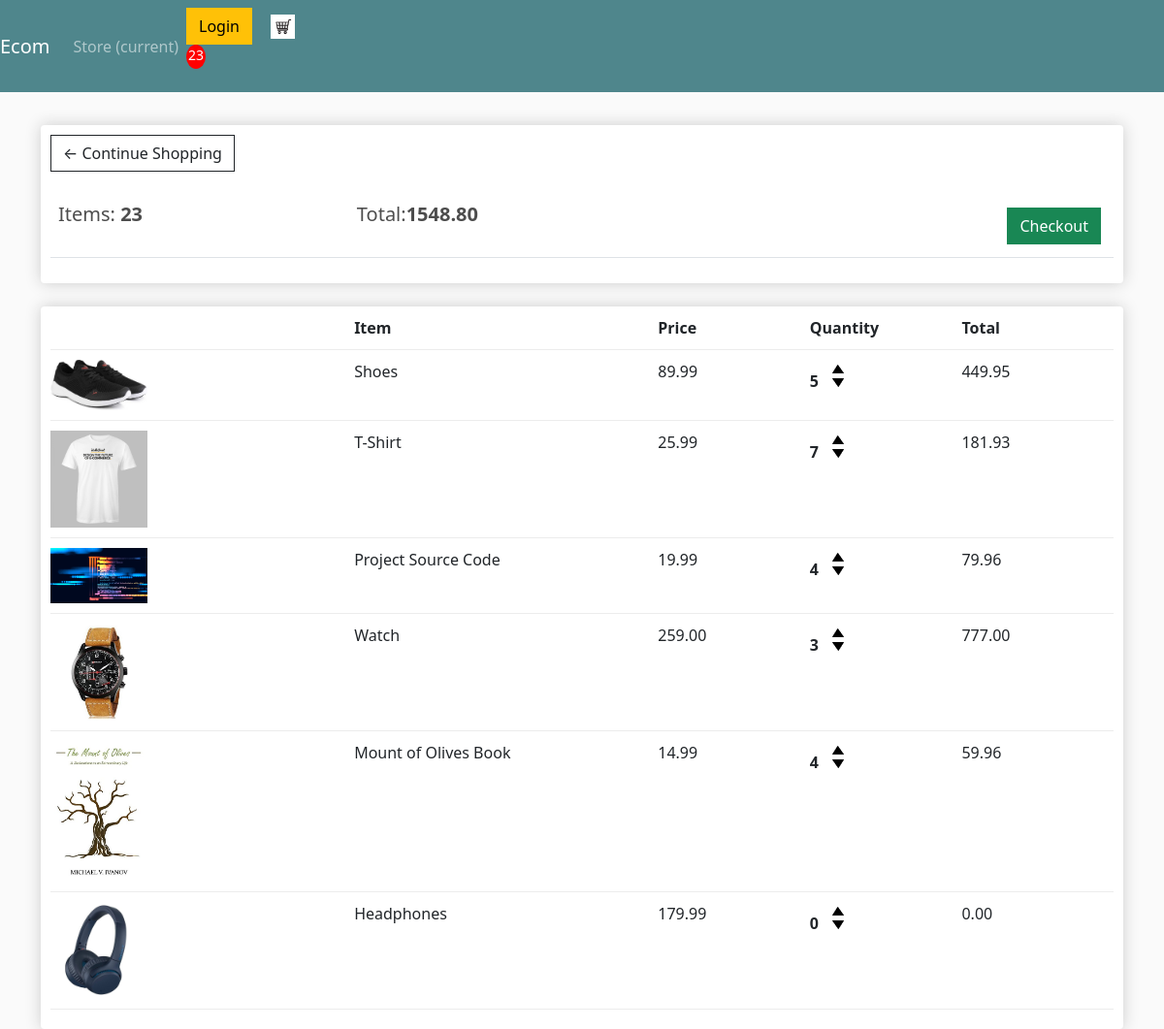
The app's page /cart/ (signed in) with its own data.
### store/models.py (models this page shows, shortened)
class Order(models.Model):
    customer = models.ForeignKey(Customer,null=True,on_delete=models.CASCADE)
    date_ordered = models.DateTimeField(auto_now_add=True)
    complete = models.BooleanField(default=False)
    transaction_id = models.CharField(max_length=100, null=True)
    @property
    def get_cart_items(self):
        orderitems = self.orderitem_set.all()
        total = sum([item.quantiy for item in orderitems])
        return total
    @property
    def get_cart_total(self):
        orderitems = self.orderitem_set.all()
        total = sum([item.get_total for item in orderitems])
        return total

class OrderItem(models.Model):
    product = models.ForeignKey(Product,on_delete=models.CASCADE)
    order = models.ForeignKey(Order,on_delete=models.CASCADE)
    quantiy = models.IntegerField(default=0, null=True)
    date_added = models.DateTimeField(auto_now_add=True)
    @property
    def get_total(self):
        total = self.product.price*self.quantiy
        return total

class Product(models.Model):
    name = models.CharField(max_length=200,null=True)
    price = models.DecimalField(max_digits=7,decimal_places=2)
    digital = models.BooleanField(default=False,null=True,blank=True)
    image = models.ImageField(null=True,blank=True)

### store/views.py (the view)
# urls.py: path('cart/',cart,name='cart'),
def cart(request):
    if request.user.is_authenticated:
        customer = request.user.customer
        order = Order.objects.filter(customer=customer,complete=False)
        print(order[0])
        items = order[0].orderitem_set.all()
        cartItems = order[0].get_cart_items
        context = {'items':items, 'order':order[0], 'cartItems':cartItems}
    else:
        cookieData = cookieCart(request)
        context = cookieData
    return render(request,'store/cart.html',context)

### store/templates/store/cart.html
{% extends 'store/main.html' %}
{% load static %}
{% block content %}
<div class="row">
    <div class="col-lg-12">
        <div class="box-element">
            <a  class="btn btn-outline-dark" href="{% url 'store' %}">&#x2190; Continue Shopping</a>
            <br>
            <br>
            <table class="table">
                <tr>
                    <th><h5>Items: <strong>{{order.get_cart_items}}</strong></h5></th>
                    <th><h5>Total:<strong>{{order.get_cart_total}}</strong></h5></th>
                    <th>
                        <a  style="float:right; margin:5px;" class="btn btn-success" href="{% url 'checkout' %}">Checkout</a>
                    </th>
                </tr>
            </table>
        </div>
        <br>
        <div class="box-element">
            <div class="cart-row">
                <div style="flex:2"></div>
                <div style="flex:2"><strong>Item</strong></div>
                <div style="flex:1"><strong>Price</strong></div>
                <div style="flex:1"><strong>Quantity</strong></div>
                <div style="flex:1"><strong>Total</strong></div>
            </div>
            {%for item in items%}
            <div class="cart-row">
                <div style="flex:2"><img class="row-image" src="{{item.product.image.url}}"></div>
                <div style="flex:2"><p>{{item.product.name}}</p></div>
                <div style="flex:1"><p>{{item.product.price|floatformat:2}}</p></div>
                <div style="flex:1">
                    <p class="quantity">{{item.quantiy}}</p>
                    <div class="quantity">
                        <img data-product="{{item.product.id}}" data-action="add" class="chg-quantity update-cart" src="{% static  'images/arrow-up.png' %}">
                        <img data-product="{{item.product.id}}" data-action="remove" class="chg-quantity update-cart" src="{% static  'images/arrow-down.png' %}">
                    </div>
                </div>
                <div style="flex:1"><p>{{item.get_total}}</p></div>
            </div>
            {%endfor%}
        </div>
    </div>
</div>
{% endblock content %}

### static/css/main.css (style rules this page uses)
body { background-color: hsl(0, 0%, 98%); }
h1,h2,h3,h4,h5,h6 { color:hsl(0, 0%, 30%); }
.box-element { box-shadow:hsl(0, 0%, 80%) 0 0 16px; background-color: #fff; border-radius: 4px; padding: 10px; }
.col-lg-4, .col-lg-6, .col-lg-8, .col-lg-12 { margin-top: 10px; }
.btn { border-radius: 0; }
.row-image { width: 100px; }
.cart-row { display: flex; align-items: flex-stretch; padding-bottom: 10px; margin-bottom: 10px; border-bottom: 1px solid #ececec; }
.quantity { display: inline-block; font-weight: 700; padding-right:10px; }
.chg-quantity { width: 12px; cursor: pointer; display: block; margin-top: 5px; transition:.1s; }

### records on screen
Order: get_cart_items "23", get_cart_total "1548.80"
OrderItem: product.image (picture), product.name "Shoes", product.price "89.99", quantiy "5", get_total "449.95"
OrderItem: product.image (picture), product.name "T-Shirt", product.price "25.99", quantiy "7", get_total "181.93"
OrderItem: product.image (picture), product.name "Project Source Code", product.price "19.99", quantiy "4", get_total "79.96"
OrderItem: product.image (picture), product.name "Watch", product.price "259.00", quantiy "3", get_total "777.00"
OrderItem: product.image (picture), product.name "Mount of Olives Book", product.price "14.99", quantiy "4", get_total "59.96"
OrderItem: product.image (picture), product.name "Headphones", product.price "179.99", quantiy "0", get_total "0.00"

### other values on screen
{{ cartItems }} "23"
